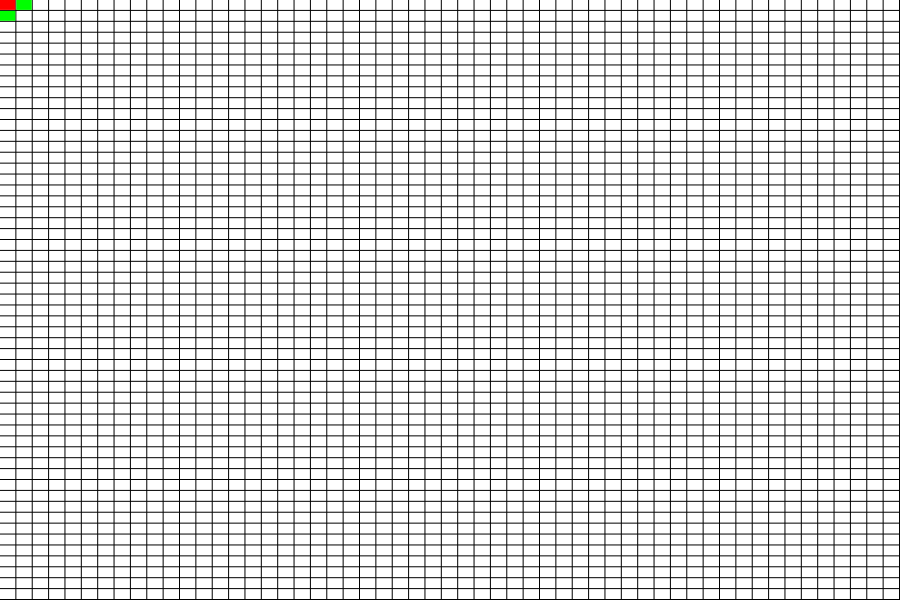
Frame 1 (no input)
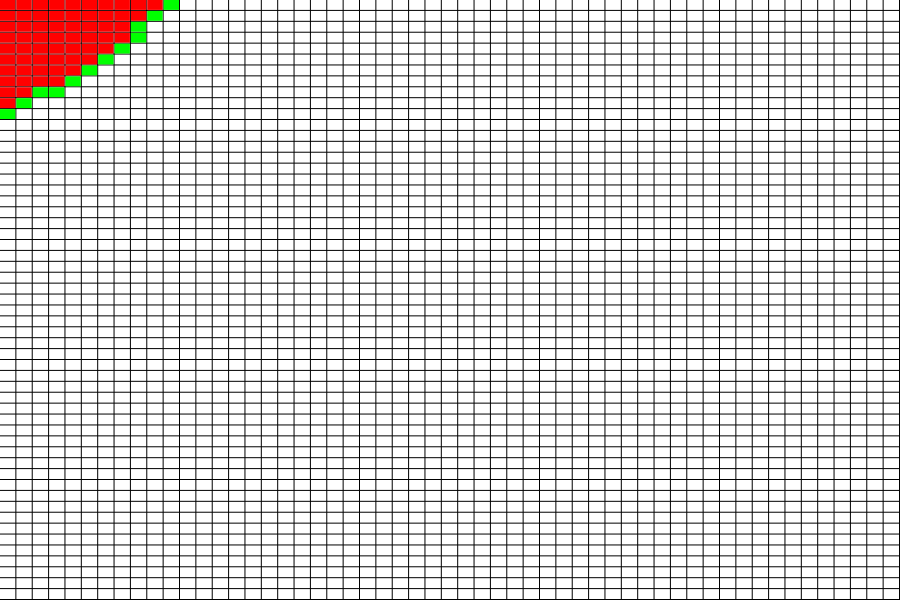
Frame 60 (no input)
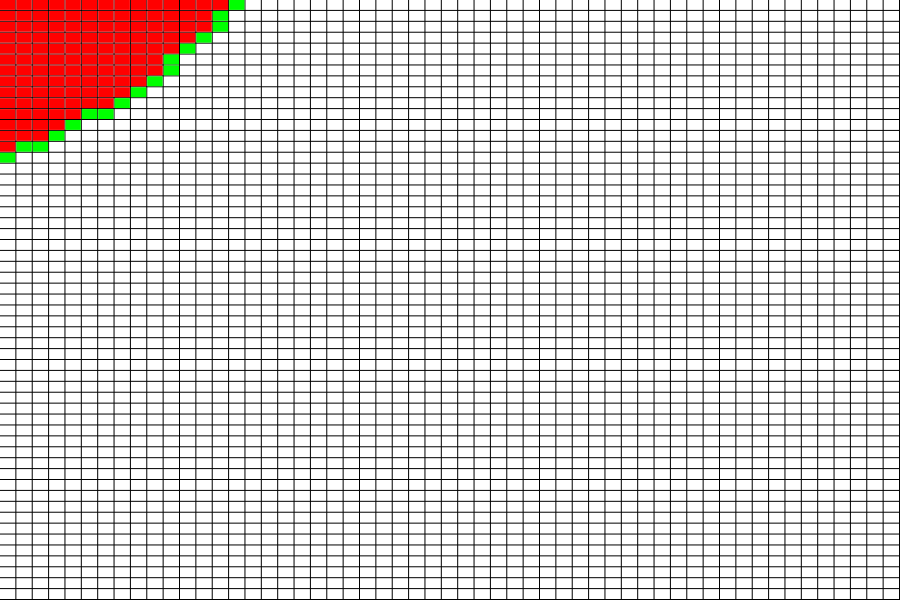
Frame 120 (the mouse pressed at the canvas centre since frame 60)

The p5.js sketch that drew these frames (run headless with seeded random() and noise() and a simulated clock; from frame 60 on, the mouse is pressed at the canvas centre):

// p5.js sketch
// ── sketch.js
function removeFromArray(arr,elt){
	for(var i = arr.length - 1; i >= 0; i--){
		if(arr[i] == elt){
			arr.splice(i,1);
		}
	}
}

function heuristic(a,b){
	var d = dist(a.i,a.j,b.i,b.j)
	return d;
}

var cols = 55;
var rows = 55;
var grid = new Array(cols);

var openSet = [];
var closedSet = [];
var start;
var end;
var w,h;

function Spot(i,j){
	this.i = i;
	this.j = j;
	this.f = 0;
	this.g = 0;
	this.h = 0;
	this.neighbors = [];
	this.show = function(col){
		fill(col);
		noStroke();
		rect(this.i*w, this.j*h,w-1,h-1);

	}
	this.addNeighbors = function(grid){
		var i = this.i;
		var j = this.j;
		if( i < cols - 1){
			this.neighbors.push(grid[i+1][j]);
		}
		if( i > 0){
			this.neighbors.push(grid[i-1][j]);
		}
		if(j < rows - 1){
			this.neighbors.push(grid[i][j+1]);
		}
		if( j > 0 ){
			this.neighbors.push(grid[i][j-1]);
		}
	}
}



function setup() {
	createCanvas(900, 600);

	w = width / cols;
	h = height / rows;

	for (var i = 0;i < cols;i++){
		grid[i] = new Array(rows);
	}
	for(var i = 0; i < cols;i++){
		for (var j = 0; j < rows; j++){
			grid[i][j] = new Spot(i,j);
		}
	}

	for(var i = 0; i < cols;i++){
		for (var j = 0; j < rows; j++){
			grid[i][j].addNeighbors(grid);
		}
	}



	start = grid[0][0];
	end = grid[cols-1][rows-1];
	openSet.push(start);





	console.log(grid);

}

function draw() {

	if(openSet.length > 0){
		var winner = 0;
		for (var i = 0; i < openSet.length; i++){
			if(openSet[i].f < openSet[winner].f){
				winner = i;
			}
		}
		var current = openSet[winner];
		if(current == end){
			console.log("done");
		}


		removeFromArray(openSet,current);
		closedSet.push(current);

		var neighbors = current.neighbors;
		for (var i = 0; i < neighbors.length; i++){
			var neighbor = neighbors[i];
			if (!closedSet.includes(neighbor)){
				var tempg = current.g + 1;
				if(openSet.includes(neighbor)){
					if(tempg < neighbor.g){
						neighbor.g = tempg;
					}
				}else{
					neighbor.g = tempg;
					openSet.push(neighbor);
				}

				neighbor.h = heuristic(neighbor,end);
				neighbor.f = neighbor.g + neighbor.h;
				
			}


		}

	}else{

	}



	background(0)
	
	for (var i = 0;i < cols;i++){
		for (var j = 0;j < rows;j++){
			grid[i][j].show(color(255));
		}
	}

	for (var i = 0; i < closedSet.length; i++){
		closedSet[i].show(color(255,0,0));

	}

	for ( var i =0; i < openSet.length;i++){
		openSet[i].show(color(0,255,0));
	}
}
